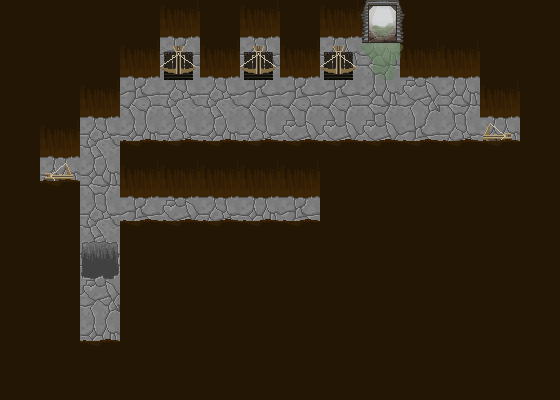

Tiled map render using the project's own tile images. Description and the map definition, with tile-layer contents summarised, below:
An orthogonal 14x10 tile map with 40x40 px tiles, 3 tile layers (Tile Background, Tile Decoration, Tile Foreground), 3 tilesets and 12 objects.

<map version="1.0" orientation="orthogonal" renderorder="right-down" width="14" height="10" tilewidth="40" tileheight="40" backgroundcolor="#005500" nextobjectid="39">
 <properties>
  <property name="unity:scale" value="0.025" />
 </properties>
 <tileset firstgid="1" name="Default" tilewidth="40" tileheight="40">
  <tile id="0">
   <image width="40" height="40" source="../../Assets/Sprites/arrow.png" />
  </tile>
  <tile id="1">
   <image width="40" height="40" source="../../Assets/Sprites/crate.png" />
  </tile>
  <tile id="2">
   <image width="40" height="40" source="../../Assets/Sprites/exit_door.png" />
  </tile>
  <tile id="3">
   <image width="40" height="40" source="../../Assets/Sprites/floor.png" />
   <objectgroup draworder="index">
    <object id="0" x="0" y="0" width="40" height="40" />
   </objectgroup>
  </tile>
  <tile id="4">
   <image width="40" height="40" source="../../Assets/Sprites/hole.png" />
  </tile>
  <tile id="5">
   <image width="40" height="40" source="../../Assets/Sprites/player.png" />
  </tile>
  <tile id="6">
   <image width="40" height="40" source="../../Assets/Sprites/slime.png" />
  </tile>
  <tile id="7">
   <image width="40" height="40" source="../../Assets/Sprites/touchplate.png" />
  </tile>
 </tileset>
 <tileset firstgid="9" source="NewDungeon.tsx" />
 <tileset firstgid="37" source="Gameplay.tsx" />
 <layer name="Tile Background" width="14" height="10">
  <properties>
   <property name="unity:sortingLayerName" value="Background" />
  </properties>
  <data>[140 cells, 140 non-empty, 7 distinct tile ids]</data>
 </layer>
 <layer name="Tile Decoration" width="14" height="10">
  <properties>
   <property name="unity:sortingLayerName" value="Background" />
  </properties>
  <data>[140 cells, 6 non-empty, 3 distinct tile ids]</data>
 </layer>
 <objectgroup name="New Gameplay">
  <object id="28" gid="41" x="360" y="80" />
  <object id="29" gid="42" x="80" y="240" />
  <object id="30" gid="42" x="200" y="240" />
  <object id="31" gid="37" x="280" y="240">
   <properties>
    <property name="Target" value="arrow_1" />
   </properties>
  </object>
  <object id="32" gid="40" x="80" y="280" />
  <object id="33" gid="38" x="80" y="320" />
  <object id="34" gid="39" x="40" y="200">
   <properties>
    <property name="Facing" value="Right" />
   </properties>
  </object>
  <object id="35" gid="39" x="160" y="80">
   <properties>
    <property name="Facing" value="Down" />
    <property name="ObjId" value="arrow_1" />
   </properties>
  </object>
  <object id="36" gid="39" x="240" y="80">
   <properties>
    <property name="Facing" value="Down" />
   </properties>
  </object>
  <object id="37" gid="39" x="320" y="80">
   <properties>
    <property name="Facing" value="Down" />
   </properties>
  </object>
  <object id="38" gid="39" x="480" y="160" />
 </objectgroup>
 <layer name="Tile Foreground" width="14" height="10">
  <properties>
   <property name="unity:sortingLayerName" value="Foreground" />
  </properties>
  <data>[140 cells, 17 non-empty, 1 distinct tile ids]</data>
 </layer>
</map>
